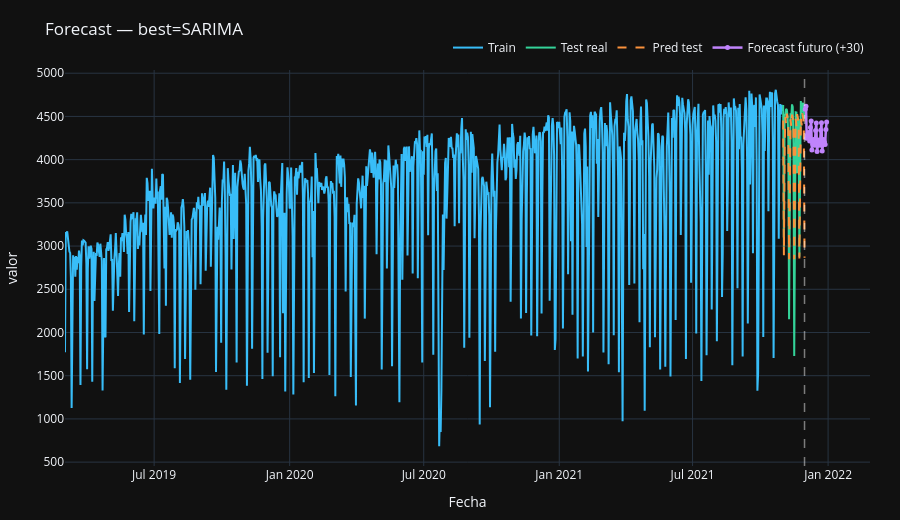
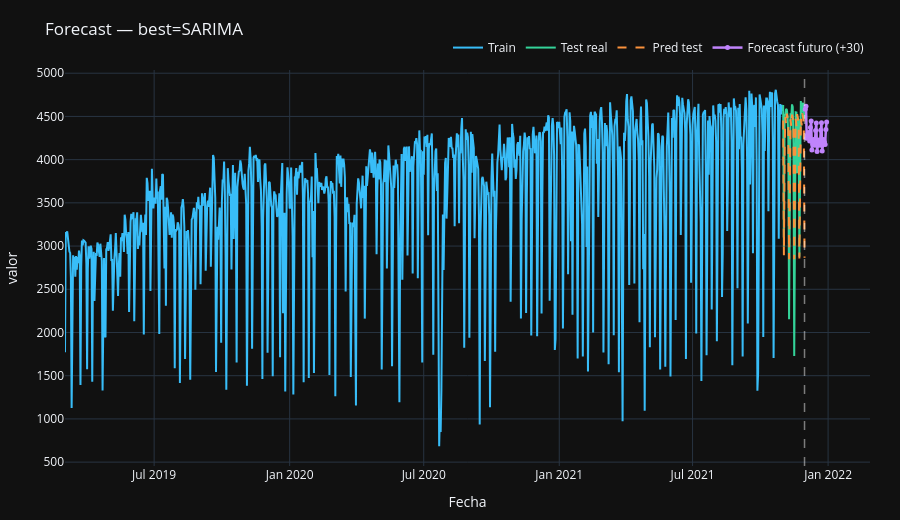

Notebook code cell kept with these figures, in order:
### Code cell
# Holt-Winters aditivo con ciclo de 7 días
ts.tune("ETS", trend="add", seasonal="add", seasonal_periods_candidates=[7], paso=0.2)

# SARIMA estacional con S = 7 (búsqueda aleatoria rápida de 25 combinaciones)
ts.tune("SARIMA", S_candidates=[7], search="random", max_evals=25, max_p=2, max_d=1, max_q=2)

# XGBoost con rezagos semanales (7, 14, 21 días)
if "XGBTS" in ts.models_:
    ts.tune(
        "XGBTS",
        search="random",
        max_evals=25,
        lag_sets=[[1, 2, 3, 7, 14], [1, 7, 14, 21]],
        roll_sets=[[7, 14], [7, 14, 28]]
    )

if "PROPHET" in ts.models_:
    ts.tune("PROPHET", search="random", max_evals=15, yearly_seasonality="auto", weekly_seasonality=True, daily_seasonality=False)

# 4. Competir, reentrenar con toda la serie y graficar
lb = ts.compete(metric="rmse", verbose=True)
ts.fit(model="best", refit_on="train_test_full")
ts.plot_forecast(steps=30, show_test_pred=True)
